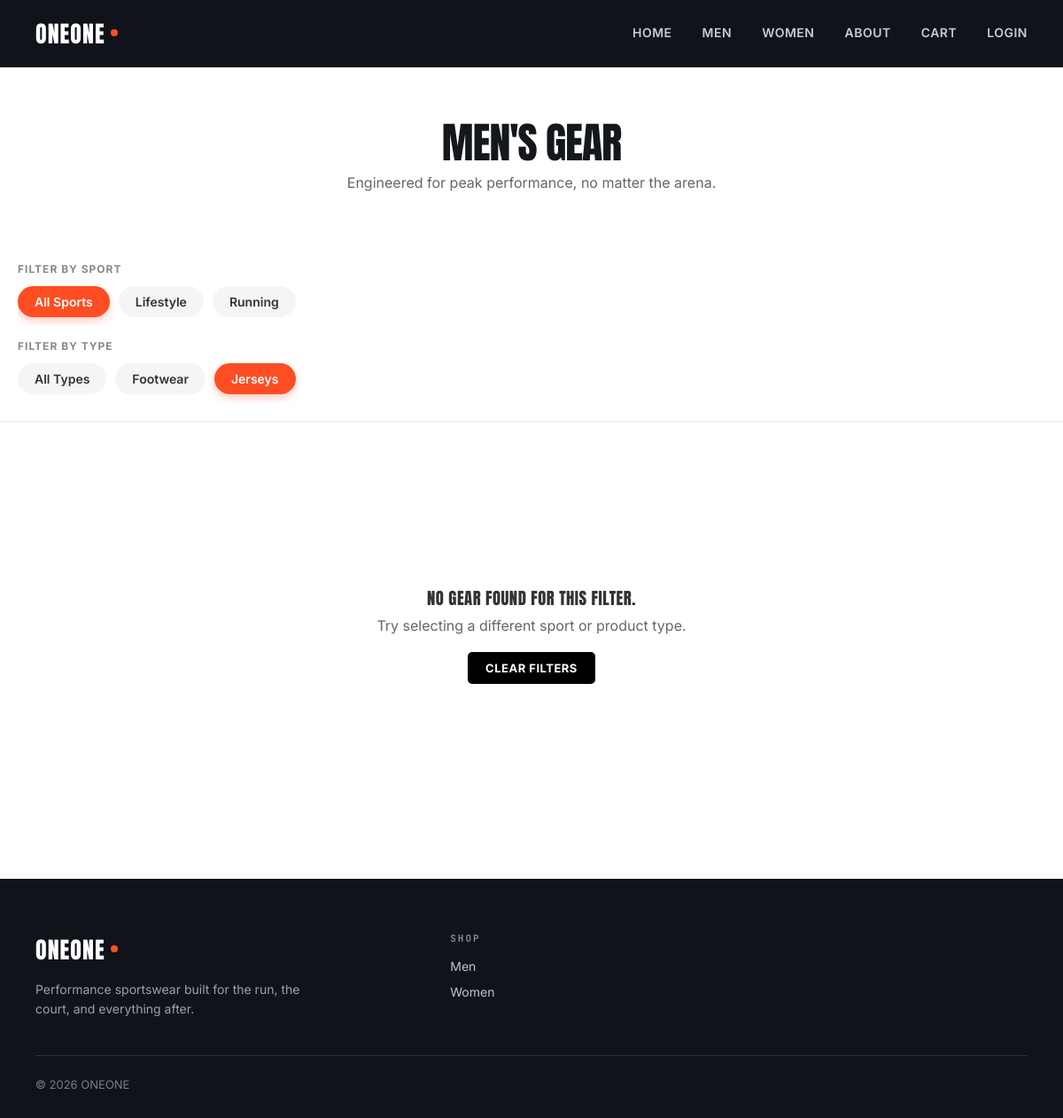
Before: /man.php?category=2 with the older database file.
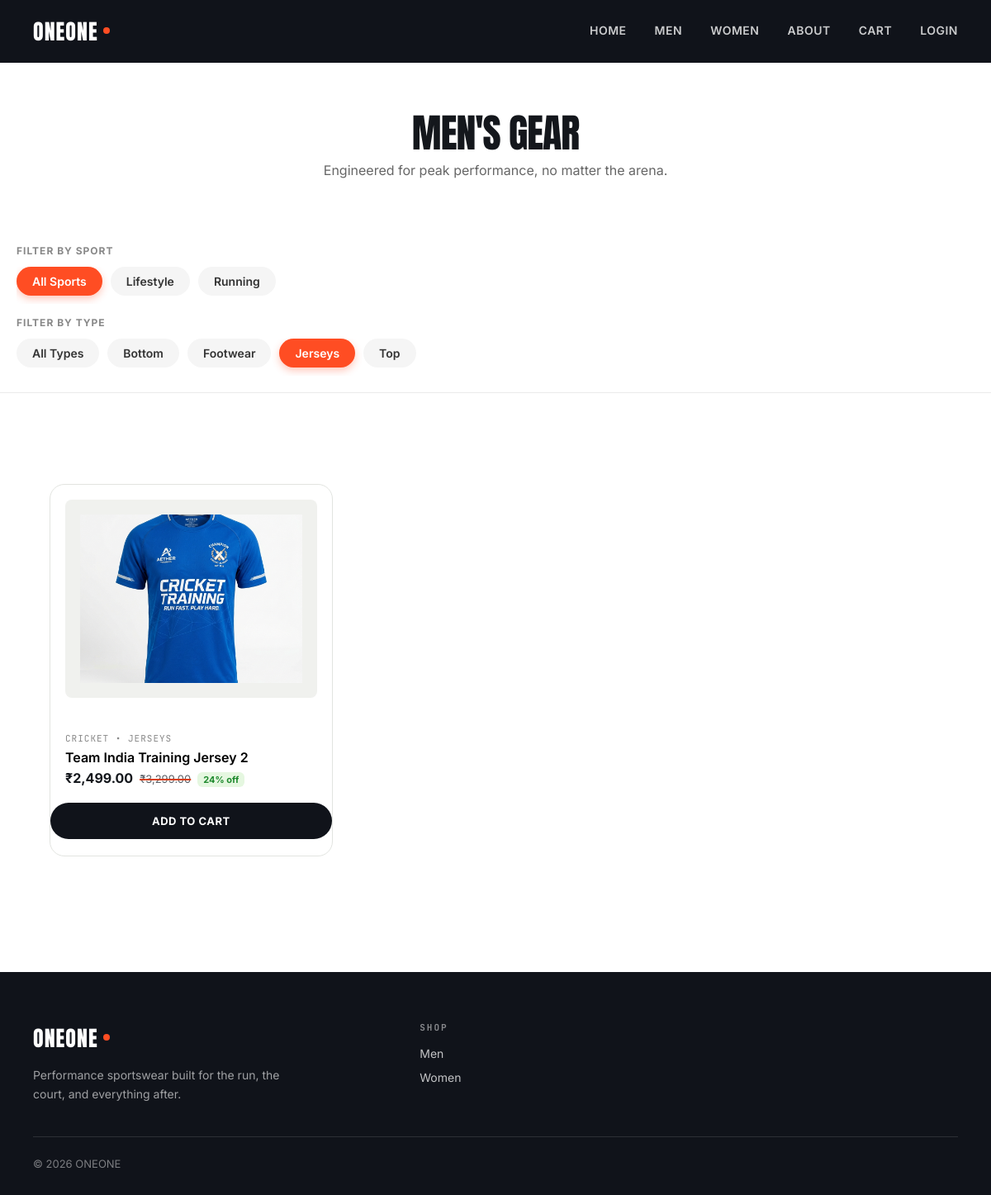
After: the same page with the newer database file.
### tables this page shows
CREATE TABLE `categories` (
  `id` int(11) NOT NULL,
  `name` varchar(100) NOT NULL,
  `description` text DEFAULT NULL
);

CREATE TABLE `products` (
  `id` int(11) NOT NULL,
  `category_id` int(11) NOT NULL,
  `sport_type` varchar(50) NOT NULL DEFAULT 'Lifestyle',
  `name` varchar(100) NOT NULL,
  `description` text DEFAULT NULL,
  `price` decimal(10,2) NOT NULL,
  `original_price` decimal(10,2) DEFAULT NULL,
  `mrp` decimal(10,2) DEFAULT NULL,
  `stock_quantity` int(11) NOT NULL,
  `gender` enum('men','women','unisex') NOT NULL DEFAULT 'unisex',
  `image_url` varchar(255) DEFAULT NULL,
  `created_at` timestamp NOT NULL DEFAULT current_timestamp()
);

### man.php (the view, shortened to what the changed rows need)
<?php
require 'db.php';
require 'includes/helpers.php';
$where_clauses = ["(p.gender = 'Men' OR p.gender = 'Unisex')"];
$params = [];
$types = "";
$active_sport = isset($_GET['sport']) ? trim($_GET['sport']) : '';
$active_category = isset($_GET['category']) ? (int)$_GET['category'] : 0;
if ($active_category > 0) {
    $where_clauses[] = "p.category_id = ?";
    $params[] = $active_category;
    $types .= "i";
}
$where_sql = implode(' AND ', $where_clauses);
$query = "SELECT p.*, c.name AS category_name FROM products p LEFT JOIN categories c ON p.category_id = c.id WHERE $where_sql ORDER BY p.id DESC";
$stmt = $conn->prepare($query);
if (!empty($params)) {
    $stmt->bind_param($types, ...$params);
}
$stmt->execute();
$result = $stmt->get_result();
$categories = $conn->query("SELECT * FROM categories WHERE name != 'Accessories' ORDER BY name ASC");
?>
<!DOCTYPE html>
<html lang="en">
<head>
    <link rel="stylesheet" href="style.css">
</head>
<body>
    <main>
        <section class="main" style="min-height: auto; padding-bottom: 40px;">
            <?php include 'includes/nav.php'; ?>
            <div style="text-align: center; padding: 60px 20px 20px;">
                <h1 style="font-size: 3rem; text-transform: uppercase; letter-spacing: -1px; margin-bottom: 10px;">Men's Gear</h1>
            </div>
        </section>
        <div class="filter-section">
            <?php
                $current_sport = !empty($active_sport) ? '&sport=' . urlencode($active_sport) : '';
            ?>
            <div class="pill-container">
                <a href="man.php?<?php echo ltrim($current_sport, '&'); ?>" class="filter-pill <?php echo empty($active_category) ? 'active' : ''; ?>">All Types</a>
                <?php while ($cat = $categories->fetch_assoc()): ?>
                    <a href="man.php?category=<?php echo $cat['id']; ?><?php echo $current_sport; ?>" class="filter-pill <?php echo ($active_category == $cat['id']) ? 'active' : ''; ?>">
                        <?php echo htmlspecialchars($cat['name']); ?>
                    </a>
                <?php endwhile; ?>
            </div>
        </div>
        <section class="section" id="shop">
            <div class="second_page grid" style="max-width: 1200px; margin: 0 auto; padding: 0 20px;">
                <?php if ($result->num_rows > 0): ?>
                    <?php while ($item = $result->fetch_assoc()): ?>
                        <section class="card">
                            <a href="product.php?id=<?php echo $item['id']; ?>" class="card-link">
                                <?php
                                if (!empty($item['image_url'])):
                                    $images = explode(',', $item['image_url']);
                                    $first_image = trim($images[0]);
                                ?>
                                    <img src="<?php echo htmlspecialchars($first_image); ?>" alt="<?php echo htmlspecialchars($item['name']); ?>" style="width: 100%; aspect-ratio: 4/5; object-fit: cover; border-radius: 8px;">
                                <?php else: ?>
                                    <img src="img/favicon.png" alt="No image" style="width: 100%; aspect-ratio: 4/5; object-fit: cover; border-radius: 8px;">
                                <?php endif; ?>
                            </a>
                            <a href="product.php?id=<?php echo $item['id']; ?>" class="card-link" style="display: block; margin-top: 15px; text-decoration: none;">
                                <span class="cat-label" style="font-size: 11px; color: #888; text-transform: uppercase; letter-spacing: 1px;"><?php echo htmlspecialchars($item['sport_type'] . ' • ' . $item['category_name']); ?></span>
                                <h5 style="font-size: 16px; margin: 5px 0; color: #000; font-weight: 600;"><?php echo htmlspecialchars($item['name']); ?></h5>
                                <?php render_price($item['price'], $item['mrp']); ?>
                            </a>
                            <div style="margin-top: 15px;">
                                <?php render_quick_add($conn, $item); ?>
                            </div>
                        </section>
                    <?php endwhile; ?>
                <?php else: ?>
                    <div style="grid-column: 1 / -1; text-align: center; padding: 80px 20px;">
                        <h3 style="color: #333; margin-bottom: 10px;">No gear found for this filter.</h3>
                        <p style="color: #666; margin-bottom: 20px;">Try selecting a different sport or product type.</p>
                        <a href="man.php" class="btn-dark" style="padding: 10px 20px; background: #000; color: #fff; text-decoration: none; border-radius: 5px;">Clear Filters</a>
                    </div>
                <?php endif; ?>
            </div>
        </section>
    </main>
</body>
</html>

### includes/helpers.php (shortened to what the changed rows need)
<?php
function render_price($price, $mrp) {
    $price = (float)$price;
    $mrp = ($mrp !== null && $mrp !== '') ? (float)$mrp : null;
    echo '<span class="price-row">';
    echo '<span class="price-sell">₹' . number_format($price, 2) . '</span>';
    if ($mrp !== null && $mrp > $price) {
        $off = round((($mrp - $price) / $mrp) * 100);
        echo '<span class="price-mrp">₹' . number_format($mrp, 2) . '</span>';
        echo '<span class="price-off">' . $off . '% off</span>';
    }
    echo '</span>';
}
function render_quick_add($conn, $item) {
        ?>
    <a href="product.php?id=<?php echo $item['id']; ?>" class="btn-dark" style="display:block; text-align:center; width:100%; box-sizing:border-box;">Add to cart</a>
    <?php
}
?>

Changed rows visible on the page:
added categories: name "Bottom"
added categories: name "Top"
added products: image_url (picture), sport_type.name "CRICKET • JERSEYS", name "Team India Training Jersey 2", price "2,499.00", mrp "3,299.00", off "24"
Other visible differences:
text no longer shown: "NO GEAR FOUND FOR THIS FILTER. Try selecting a different sport or product type. CLEAR FILTERS"
